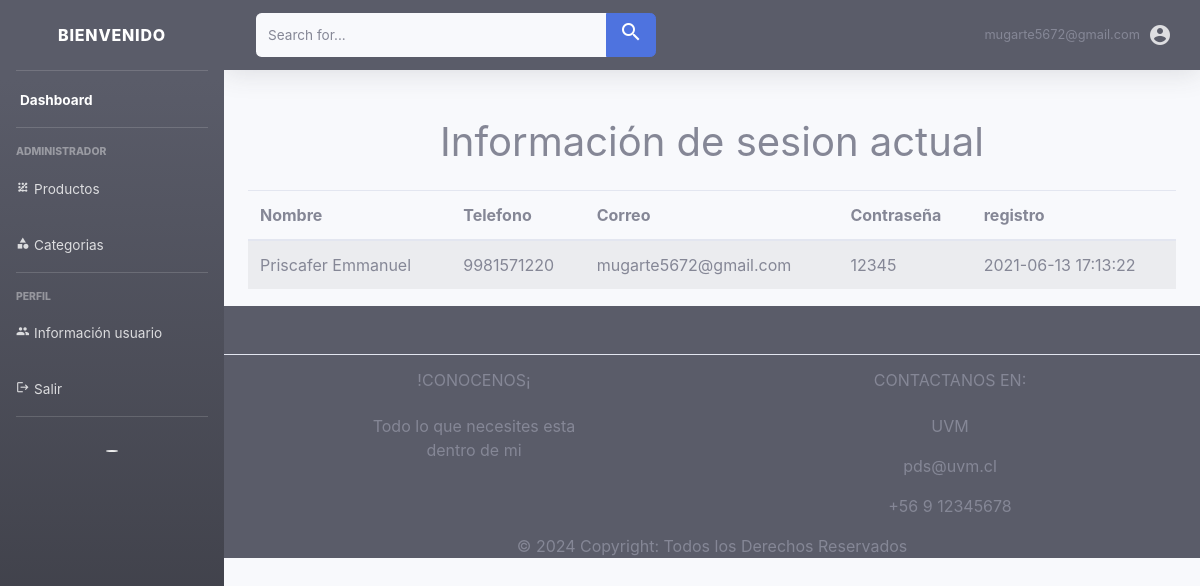
Screenshot of /views/usuarios/usuariosindex.php (signed in) with the database file from the repository.
### tables this page shows
CREATE TABLE `user` (
  `id` int(11) NOT NULL,
  `nombre` varchar(50) NOT NULL,
  `correo` varchar(50) DEFAULT NULL,
  `password` varchar(16) DEFAULT NULL,
  `telefono` varchar(15) DEFAULT NULL COMMENT '\r\n',
  `registro` timestamp NULL DEFAULT current_timestamp() COMMENT 'CURRENT_TIMESTAMP'
);

### views/usuarios/usuariosindex.php (the view)
<!DOCTYPE html>
<html lang="en">
<?php require '../../includes/_db.php' ?>
<?php require '../../includes/_header.php' ?>
<body>
<div id= "content">
        <section>
        <div class="container mt-5">
<div class="row">
<div class="col-sm-12 mb-3">
<center><h1>Información de sesion actual</h1></center>
</div>
<div class="col-sm-12">
<div class="table-responsive">
<table class="table table-striped table-hover">
<thead>
<tr>
<th>Nombre</th>
<th>Telefono</th>
<th>Correo</th>
<th>Contraseña</th>
<th>registro</th>
</tr>
</thead>
<tbody>
<?php
$sql = "SELECT  nombre, password, telefono, correo,registro FROM user WHERE correo ='$actualsesion'";
$usuarios = mysqli_query($conexion, $sql);
if($usuarios -> num_rows > 0){
foreach($usuarios as $key => $row ){
?>
<tr>
<td><?php echo $row['nombre']; ?></td>
<td><?php echo $row['telefono']; ?></td>
<td><?php echo $row['correo']; ?></td>
<td><?php echo $row['password']; ?></td>
<td><?php echo $row['registro']; ?></td>
</tr>
<?php
}
}else{
    ?>
    <tr class="text-center">
    <td colspan="4">No existe registros</td>
    </tr>
    <?php
}?>
</tbody>
</table>
</div>
</div>
</div>
</div>
        </section>
        <section>
            <div class= "container">
                <div class= "row">
                    <div class= "col-lg-9">
            </div>
        </section>
    </div>
    <?php require '../../includes/_footer.php' ?>
    </body>
</html>

### rows the page displays
user: nombre "Priscafer Emmanuel", telefono "9981571220", correo "mugarte5672@gmail.com", password "12345", registro "2021-06-13 17:13:22"

### other values shown
$actualsesion "mugarte5672@gmail.com"
